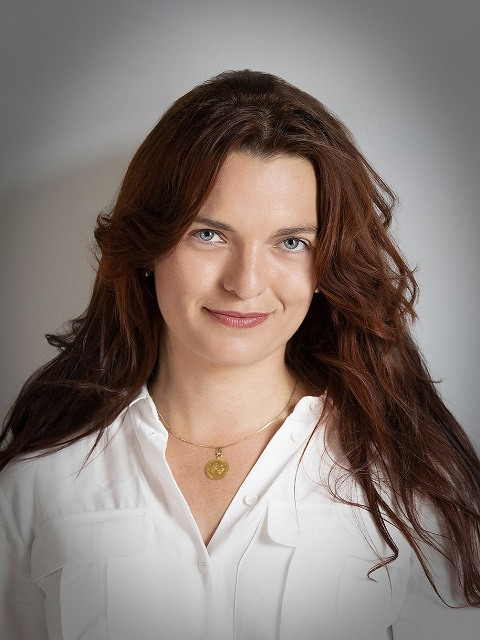
#> input picture image_data/woman.jpg, 480 x 640 px, found by its file name
$ python cartoonizer.py
#> lines starting #> are read from the running program, lines starting #| are printed output that depends on the picture; after the words box and inside, x2 and y2 are one past the last pixel; in counts of white or black regions, pixels touching at a corner belong together
#> the answer given: image_data/woman.jpg
import copy
import os

from skimage import feature
from skimage import exposure

from skimage import io

import numpy as np
import matplotlib.pyplot as plt


def bilateral_filter(img_in, sigma_s, sigma_v):
    """
    Bilateral Filtering of an input image

    Args:
        img_in: input image
        sigma_s: gaussian std. dev (spatial).
        sigma_v: gaussian std. dev.
    Returns:
        result: output image
    """
    # Gaussian function
    def gaussian(r2, sigma):
        return np.exp(-0.5 * r2 / sigma**2)

    # window width
    window_size = int(3 * sigma_s + 1)

    # initialize the results and sum of weights to very small values
    wgt_sum = np.zeros_like(img_in)
    result = img_in * (1e-7)

    # calculate the weights and accumulate the weight sum and result image
    for x in range(-window_size, window_size + 1):
        for y in range(-window_size, window_size + 1):
            # compute the spatial weight
            w = gaussian(x**2 + y**2, sigma_s)

            # shift by the offsets
            off = np.roll(img_in, [y, x], axis=[0, 1])

            # compute the value weight
            tw = w * gaussian((off - img_in)**2, sigma_v)

            # accumulate the results
            result += off * tw
            wgt_sum += tw

    # normalize the result and return
    return result/wgt_sum


def cartoonizer_id(image):
    '''
    Cartoonize the image

    Args:
        image: input image to be cartoonized
    Returns:
        None
    '''
    # original image
    original_image = copy.deepcopy(image)

    # create empty edge image
    edge_image = np.zeros_like(image)

    # get edge map on each channel of image
    canny_r_image = feature.canny(image[:, :, 0], sigma=1.5)
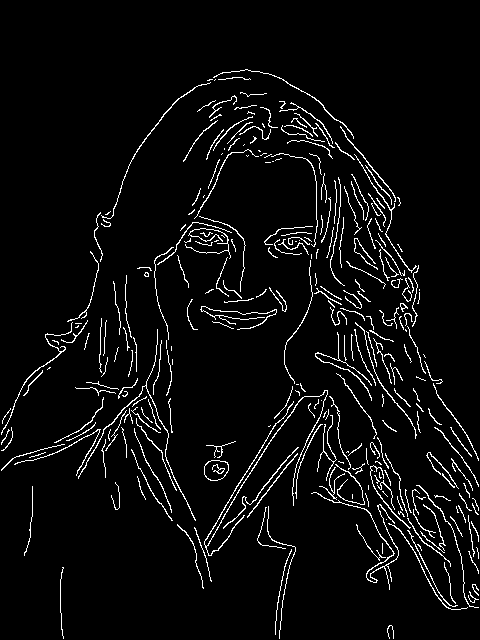
#> canny_r_image: shape (640, 480) bool; 4.7% white in thin lines or dots, all inside (x1, y1, x2, y2) = (1, 69, 479, 639)
    canny_g_image = feature.canny(image[:, :, 1], sigma=1.5)
    canny_b_image = feature.canny(image[:, :, 2], sigma=1.5)

    # get input image pixel value for edge pixels to form an image
    for i in range(image.shape[0]):
        for j in range(image.shape[1]):
            if canny_r_image[i, j]:
                edge_image[i, j, 0] = image[i, j, 0]
            if canny_g_image[i, j]:
                edge_image[i, j, 1] = image[i, j, 1]
            if canny_b_image[i, j]:
                edge_image[i, j, 2] = image[i, j, 2]
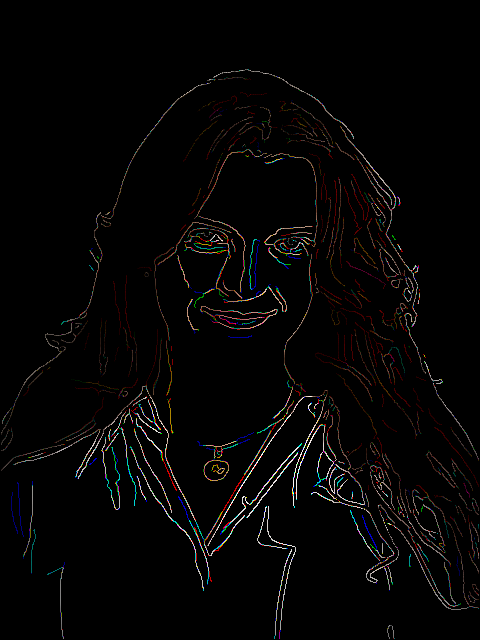
#> edge_image: shape (640, 480, 3) float32; mean R, G, B 0.0219, 0.0183, 0.0172

    # edge contrasting
    edge_image = exposure.adjust_gamma(edge_image, 1.5)

    # sharpen the edges where edge is found
    for i in range(edge_image.shape[0]):
        for j in range(edge_image.shape[1]):
            if edge_image[i, j, 0] > 0:
                image[i, j, 0] = image[i, j, 0] * 0.7
            if edge_image[i, j, 1] > 0:
                image[i, j, 1] = image[i, j, 1] * 0.7
            if edge_image[i, j, 2] > 0:
                image[i, j, 2] = image[i, j, 2] * 0.7
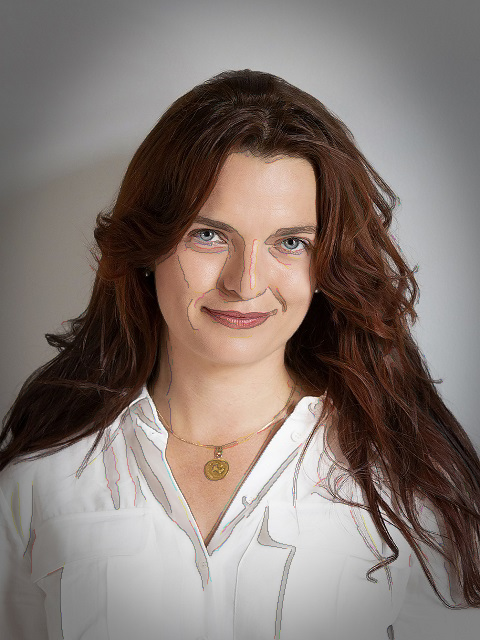
#> image: shape (640, 480, 3) float32; mean R, G, B 0.518, 0.47, 0.448

    # run modified bilateral filter
    cartoon_image = np.stack([
        bilateral_filter(image[:, :, 0], 6.0, 0.1),
        bilateral_filter(image[:, :, 1], 6.0, 0.1),
        bilateral_filter(image[:, :, 2], 6.0, 0.1)], axis=2)
#> after the loop in bilateral_filter, `for x in range(-window_size, window_size + 1):`:
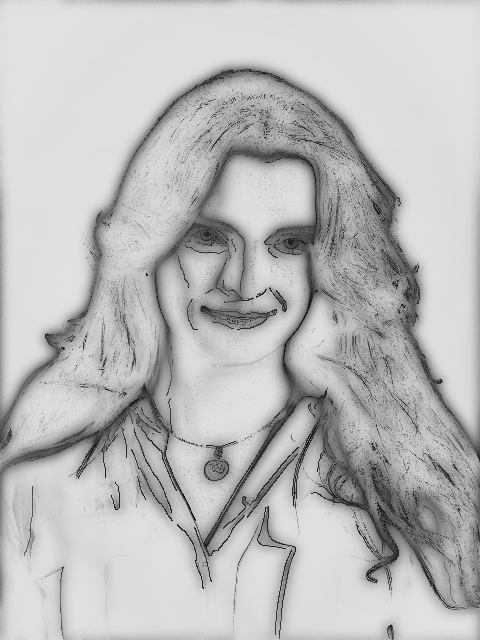
#> wgt_sum: shape (640, 480) float32; min 3.74, max 225.6, mean 187.3
#> call 2 of bilateral_filter, with sigma_s = 6, sigma_v = 0.1
#> in bilateral_filter (call 2), `window_size = int(3 * sigma_s + 1)`: window_size = 19
#> after the loop in bilateral_filter (call 2), `for x in range(-window_size, window_size + 1):`:
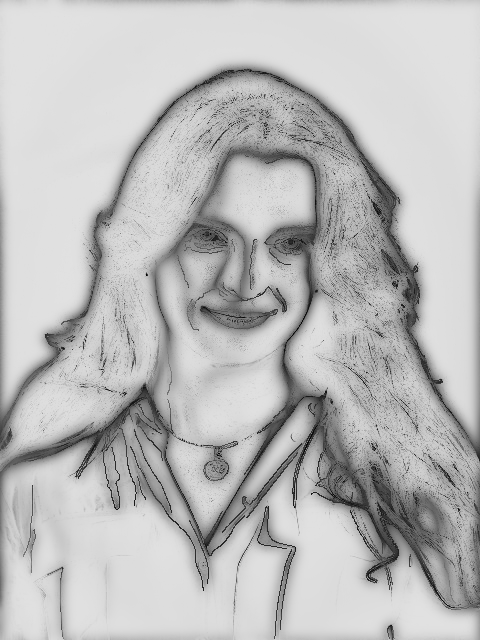
#> wgt_sum: shape (640, 480) float32; min 2.03, max 225.6, mean 187.5
#> call 3 of bilateral_filter, with sigma_s = 6, sigma_v = 0.1
#> in bilateral_filter (call 3), `result = img_in * (1e-7)`:
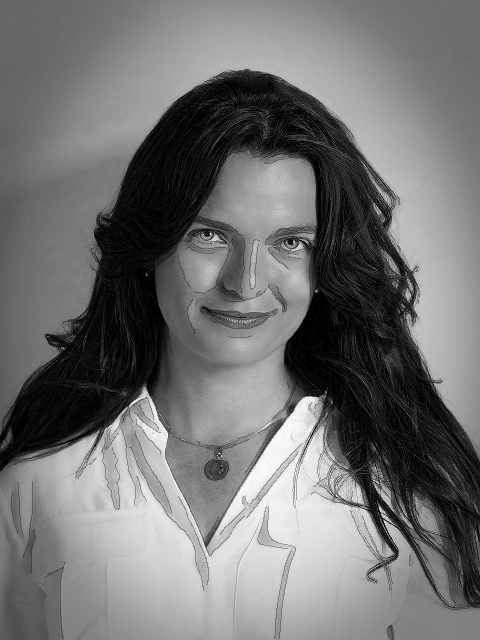
#> result: shape (640, 480) float32; min 0, max 1e-07, mean 4.48e-08; drawn with min black and max white
#> after the loop in bilateral_filter (call 3), `for x in range(-window_size, window_size + 1):`:
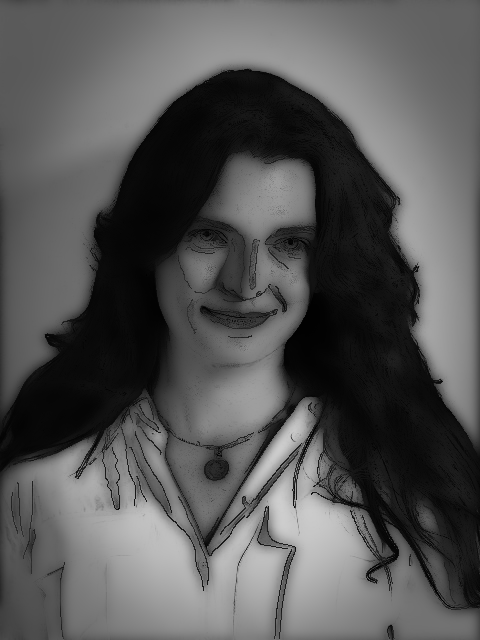
#> result: shape (640, 480) float32; min 0.326, max 206.4, mean 86

    # plots
    fig, axes = plt.subplots(1, ncols=2, figsize=(16, 8))
    axes[0].imshow(original_image)
    axes[0].axis('off')
    axes[0].set_title('Original Image')
    axes[1].imshow(cartoon_image)
    axes[1].axis('off')
    axes[1].set_title('Cartoonized Image')

    # save plot
    plt.savefig('output_cartoonizer.jpg')
    plt.show()


if __name__ == '__main__':
    # get image name from user
    input_img = input('Enter input image name: ')

    # input image
    image = io.imread(os.path.join(
            'input_images',
            input_img)
        ).astype(np.float32)/255.0
    # run cartoonizer
    cartoonizer_id(image)
